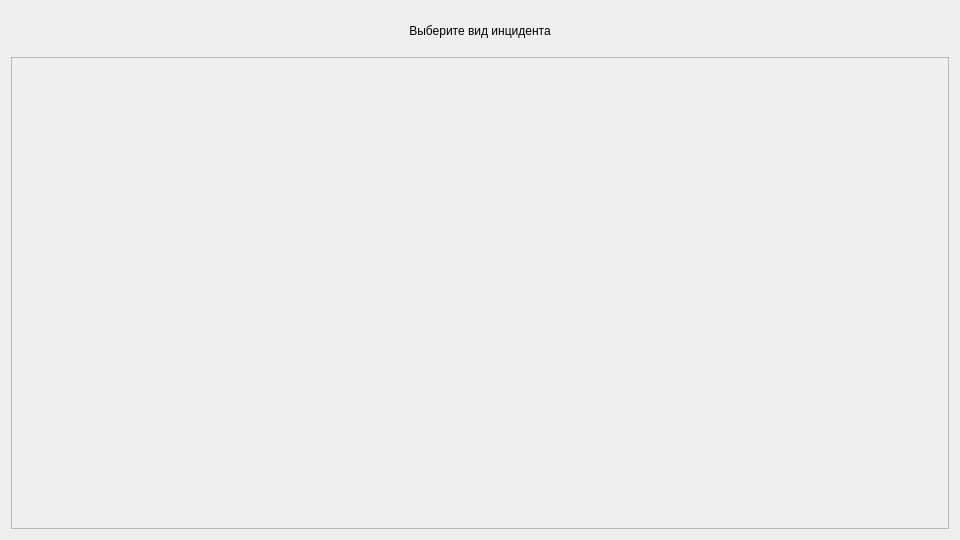
<?xml version="1.0" encoding="UTF-8"?>
<ui version="4.0">
 <class>IncidentMenuWidget</class>
 <widget class="QWidget" name="IncidentMenuWidget">
  <property name="geometry">
   <rect>
    <x>0</x>
    <y>0</y>
    <width>960</width>
    <height>540</height>
   </rect>
  </property>
  <property name="windowTitle">
   <string>Form</string>
  </property>
  <layout class="QVBoxLayout" name="verticalLayout">
   <item>
    <widget class="QLabel" name="label">
     <property name="minimumSize">
      <size>
       <width>0</width>
       <height>40</height>
      </size>
     </property>
     <property name="text">
      <string>Выберите вид инцидента</string>
     </property>
     <property name="alignment">
      <set>Qt::AlignCenter</set>
     </property>
    </widget>
   </item>
   <item>
    <widget class="QScrollArea" name="scrollArea">
     <property name="widgetResizable">
      <bool>true</bool>
     </property>
     <widget class="QWidget" name="scrollAreaWidgetContents">
      <property name="geometry">
       <rect>
        <x>0</x>
        <y>0</y>
        <width>44</width>
        <height>474</height>
       </rect>
      </property>
      <property name="sizePolicy">
       <sizepolicy hsizetype="Maximum" vsizetype="Minimum">
        <horstretch>0</horstretch>
        <verstretch>0</verstretch>
       </sizepolicy>
      </property>
      <layout class="QHBoxLayout" name="horizontalLayout">
       <item>
        <widget class="IncidentWidget" name="widget" native="true">
         <property name="sizePolicy">
          <sizepolicy hsizetype="Preferred" vsizetype="Preferred">
           <horstretch>0</horstretch>
           <verstretch>0</verstretch>
          </sizepolicy>
         </property>
         <property name="minimumSize">
          <size>
           <width>0</width>
           <height>0</height>
          </size>
         </property>
        </widget>
       </item>
       <item>
        <widget class="IncidentWidget" name="widget_2" native="true"/>
       </item>
      </layout>
     </widget>
    </widget>
   </item>
  </layout>
 </widget>
 <customwidgets>
  <customwidget>
   <class>IncidentWidget</class>
   <extends>QWidget</extends>
   <header location="global">src/ui/IncidentWidget.h</header>
   <container>1</container>
  </customwidget>
 </customwidgets>
 <resources/>
 <connections/>
</ui>
